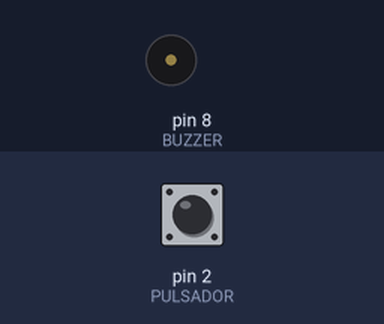
This sketch was run on a simulated Arduino Uno, built with avr-gcc and run on an emulated ATmega328P. On the bench: buzzer (waves = sounding, pin HIGH). The inputs (shaded band) are chosen by the test bench; at power-on: pin 2 (PULSADOR) HIGH.

Above: at 1.2 s.
1.3 s: pin 2 (PULSADOR) pulled LOW for 0.15 s
At 1.7 s:
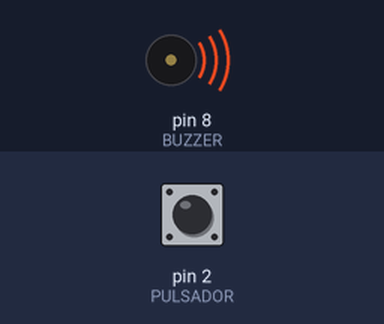
4.4 s: pin 2 (PULSADOR) pulled LOW for 3.2 s
Timing chart, 0 to 12.3 s (numbered marks = the images above; inputs shaded):
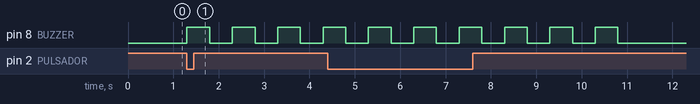

The sketch:

buzzer_actiu.ino
```cpp
#define PULSADOR 2
#define BUZZER 8

void setup(){
  pinMode (PULSADOR, INPUT_PULLUP);
  pinMode (BUZZER, OUTPUT);
}

void loop(){
  if (digitalRead(PULSADOR) == LOW){
    for (int i = 0; i < 5; i++){
      digitalWrite(BUZZER, HIGH);
      delay(500);
      digitalWrite(BUZZER, LOW);
      delay(500);
    }
  }
}
```

Measured:
- after the input at 1.3 s, pin 8 (BUZZER): alternates HIGH for 0.50 s and LOW for 0.50 s, starting at once
